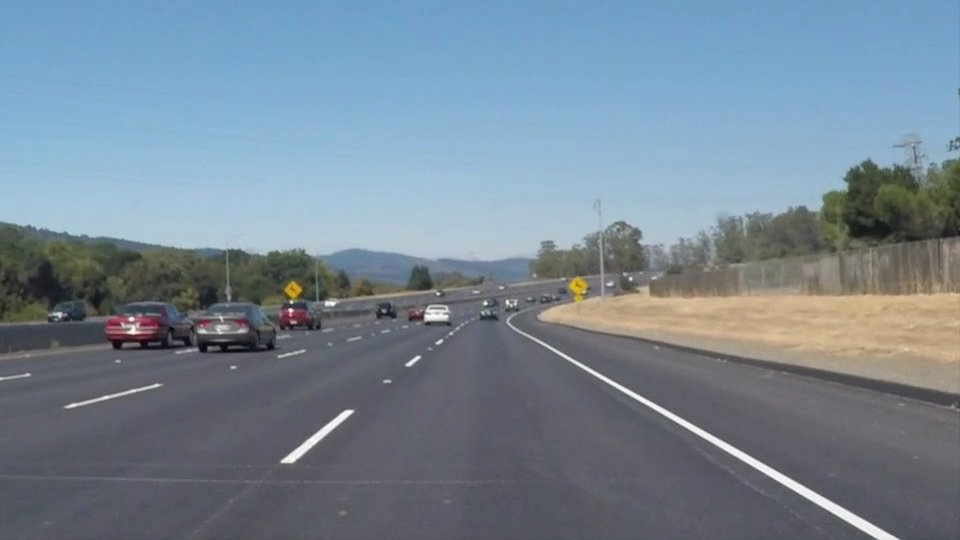
#> input picture CarND-LaneLines-P1/test_images/solidWhiteCurve.jpg, 960 x 540 px; its folder holds only this picture in this run
$ python laneKeep.py
#> lines starting #> are read from the running program, lines starting #| are printed output that depends on the picture; after the words box and inside, x2 and y2 are one past the last pixel; in counts of white or black regions, pixels touching at a corner belong together
import matplotlib.pyplot as plt
import matplotlib.image as mpimg
import numpy as np
import cv2
import os
import imageio
import skimage
# Import everything needed to edit/save/watch video clips
from moviepy.editor import VideoFileClip
from IPython.display import HTML


'''
 parameter setting
'''

gussian_kernel_size = 5   # Gaussian blur kernel size

canny_low_threshold = 50  # Canny edge detection low threshold
canny_high_threshold = 150  # Canny edge detection high threshold

# Hough transform parameters
rho = 2
theta = np.pi / 180
threshold = 15
min_line_len = 40
max_line_gap = 20


gaussian_param = [gussian_kernel_size]
canny_param = [canny_low_threshold, canny_high_threshold]
hough_param = [rho, theta, threshold, min_line_len, max_line_gap]


def process_image(image):
    '''
    :param gussian_param:
    :param canny_param:
    :param vertices:
    :param hough_param:
    :return:
    '''
    '''
    gray
    '''
    gray = grayscale(image)
    '''
    gaussian blur
    '''
    kernel_size = gaussian_param[0]
    blur_gray = gaussian_blur(gray, kernel_size)
    '''
    canny process
    '''
    low_threshold = canny_param[0]
    high_threshold = canny_param[1]
    edges = canny(blur_gray, low_threshold, high_threshold)

    '''
    ROI (region of interest )
    '''
    """estimate the region of interest of image based on the size of it"""
    image_height = image.shape[0]
    image_width = image.shape[1]
    bottom_left = (image_width * 0.1, image_height)
    bottom_right = (image_width * 0.9, image_height)
    top_left = (image_width * 0.46875, image_height * 0.6)
    top_right = (image_width * 0.5625, image_height * 0.6)
    vertices = np.array(
        [[bottom_left, bottom_right, top_right, top_left]],
        dtype=np.int32)
    masked_edges = region_of_interest(edges, vertices)

    '''
    Hough line transform
    '''
    rho = hough_param[0]
    theta = hough_param[1]
    threshold = hough_param[2]
    min_line_len = hough_param[3]
    max_line_gap = hough_param[4]
    h_lines = hough_lines(masked_edges, rho, theta, threshold, min_line_len, max_line_gap)

    '''
    Get the lane image from the hough lines
    '''
    lane_img = get_lane_img(image, h_lines)
    '''
    weighted sumprocess_image
    '''
    result = weighted_img(image, lane_img, 0.8, 1)
    return result


def grayscale(img):
    """Applies the Grayscale transform
    This will return an image with only one color channel
    but NOTE: to see the returned image as grayscale
    (assuming your grayscaled image is called 'gray')
    you should call plt.imshow(gray, cmap='gray')"""
    return cv2.cvtColor(img, cv2.COLOR_RGB2GRAY)
    # Or use BGR2GRAY if you read an image with cv2.imread()
    #return cv2.cvtColor(img, cv2.COLOR_BGR2GRAY)


def canny(img, low_threshold, high_threshold):
    """Applies the Canny transform"""
    return cv2.Canny(img, low_threshold, high_threshold)


def gaussian_blur(img, kernel_size):
    """Applies a Gaussian Noise kernel"""
    return cv2.GaussianBlur(img, (kernel_size, kernel_size), 0)


def region_of_interest(img, vertices):
    """
    Applies an image mask.
    Only keeps the region of the image defined by the polygon
    formed from `vertices`. The rest of the image is set to black.
    """
    # defining a blank mask to start with
    mask = np.zeros_like(img)
    # defining a 3 channel or 1 channel color to fill the mask with depending on the input image
    if len(img.shape) > 2:
        channel_count = img.shape[2]  # i.e. 3 or 4 depending on your image
        ignore_mask_color = (255,) * channel_count
    else:
        ignore_mask_color = 255
    # filling pixels inside the polygon defined by "vertices" with the fill color
    cv2.fillPoly(mask, vertices, ignore_mask_color)
    # returning the image only where mask pixels are nonzero
    masked_image = cv2.bitwise_and(img, mask)
    return masked_image


def draw_lines(img, lanes, color=[255, 0, 0], thickness=8):
    """
    NOTE: this is the function you might want to use as a starting point once you want to
    average/extrapolate the line segments you detect to map out the full
    extent of the lane (going from the result shown in raw-lines-example.mp4
    to that shown in P1_example.mp4).
    Think about things like separating line segments by their
    slope ((y2-y1)/(x2-x1)) to decide which segments are part of the left
    line vs. the right line.  Then, you can average the position of each of
    the lines and extrapolate to the top and bottom of the lane.
    This function draws `lines` with `color` and `thickness`.
    Lines are drawn on the image inplace (mutates the image).
    If you want to make the lines semi-transparent, think about combining
    this function with the weighted_img() function below
    """
    left_lane = lanes[0]
    right_lane = lanes[1]
    cv2.line(img, left_lane[0], left_lane[1], color, thickness)
    cv2.line(img, right_lane[0], right_lane[1], color, thickness)


def filter_bad_lines(lines, threshold):
    """
    ROI中图像经过霍夫线变换之后,会识别出很多直线,对于正确的车道线,其斜率应该近似.
    该函数会过滤掉一些干扰的直线
    """
    slope = [(y2 - y1) / (x2 - x1) for line in lines for x1, y1, x2, y2 in line]
    while len(lines) > 0:
        mean = np.mean(slope)
        diff = [abs(s - mean) for s in slope]
        idx = np.argmax(diff)
        if diff[idx] > threshold:
            slope.pop(idx)
            lines.pop(idx)
        else:
            break


def calc_lane_vertice(points, ymin, ymax):
    x = [p[0] for p in points]
    y = [p[1] for p in points]
    fit = np.polyfit(y, x, 1)
    fit_fn = np.poly1d(fit)
    xmin = int(fit_fn(ymin))
    xmax = int(fit_fn(ymax))
    return [(xmin, ymin), (xmax, ymax)]


def hough_lines_2_lane_lines(lines, bottom_height, top_height):
    '''
    这里主要想将霍尔线变化识别出的多条直线构造成两条车道线。
    改进方法可以考虑通过直线拟合polyfit()来构造直线
    :param lines: 图像做霍尔线变换后的线
    :return: 处理好后的两个车道
    '''
    '''
    seperate the lines into left group and right group,
    '''
    left_lines = []
    right_lines = []
    for line in lines:
        for x1, y1, x2, y2 in line:
            fit = np.polyfit((x1, x2), (y1, y2), 1)
            if fit[0] < -0.5:
                left_lines.append(line)
            elif fit[0] > 0.5:
                right_lines.append(line)
    if(len(left_lines) <= 0 or len(right_lines) <= 0):
        return None
    """ filtrate the bad lines """
    filter_bad_lines(left_lines, 0.1)
    filter_bad_lines(right_lines, 0.1)
    left_points = [(x1, y1) for line in left_lines for x1, y1, x2, y2 in line]
    left_points = left_points + [(x2, y2) for line in left_lines for x1, y1, x2, y2 in line]
    right_points = [(x1, y1) for line in right_lines for x1, y1, x2, y2 in line]
    right_points = right_points + [(x2, y2) for line in right_lines for x1, y1, x2, y2 in line]
    left_lane_vtx = calc_lane_vertice(left_points, bottom_height, top_height)
    right_lane_vtx = calc_lane_vertice(right_points, bottom_height, top_height)
    return [left_lane_vtx, right_lane_vtx]


def hough_lines(img, rho, theta, threshold, min_line_len, max_line_gap):
    """
    `img` should be the output of a Canny transform.
    Returns an image with hough lines drawn.
    """
    lines = cv2.HoughLinesP(img, rho, theta, threshold, np.array([]), minLineLength=min_line_len,
                            maxLineGap=max_line_gap)
    return lines


def get_lane_img(img, hough_lines):
    line_img = np.zeros((img.shape[0], img.shape[1], 3), dtype=np.uint8)
    img_height = img.shape[0]
    lanes = hough_lines_2_lane_lines(hough_lines, int(img_height), int(img_height * 0.6))
    if lanes:
        draw_lines(line_img, lanes)
    return line_img


def weighted_img(img, initial_img, α=0.8, β=1., γ=0.):
    """
    `img` is the output of the hough_lines(), An image with lines drawn on it.
    Should be a blank image (all black) with lines drawn on it.
    `initial_img` should be the image before any processing.
    The result image is computed as follows:
    initial_img * α + img * β + γ
    NOTE: initial_img and img must be the same shape!
    """
    return cv2.addWeighted(initial_img, α, img, β, γ)


def image_test(input_dir, output_dir):

#> called with input_dir = 'CarND-LaneLines-P1/test_images/', output_dir = 'CarND-LaneLines-P1/test_images_output/'
    if not os.path.exists(input_dir):
        print("input dir not found")
        exit(1)
    if not os.path.exists(output_dir):
        os.mkdir(output_dir)

    file_names = os.listdir(input_dir)
    for file_name in file_names:

        image = mpimg.imread(input_dir + file_name)
#> image is the input picture: shape (540, 960, 3); mean R, G, B 118.5, 134.5, 148.1
        processed_img = process_image(image)
#> in grayscale, `return cv2.cvtColor(img, cv2.COLOR_RGB2GRAY)`:
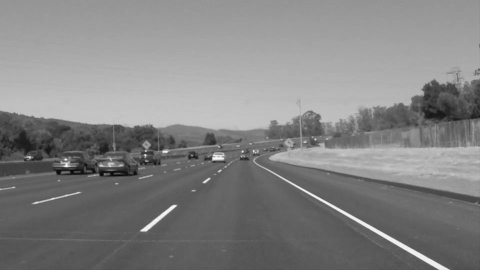
#> returned value: shape (540, 960) (shown at 1/2 size); min 5, max 255, mean 131.2
#> in canny, `return cv2.Canny(img, low_threshold, high_threshold)`:
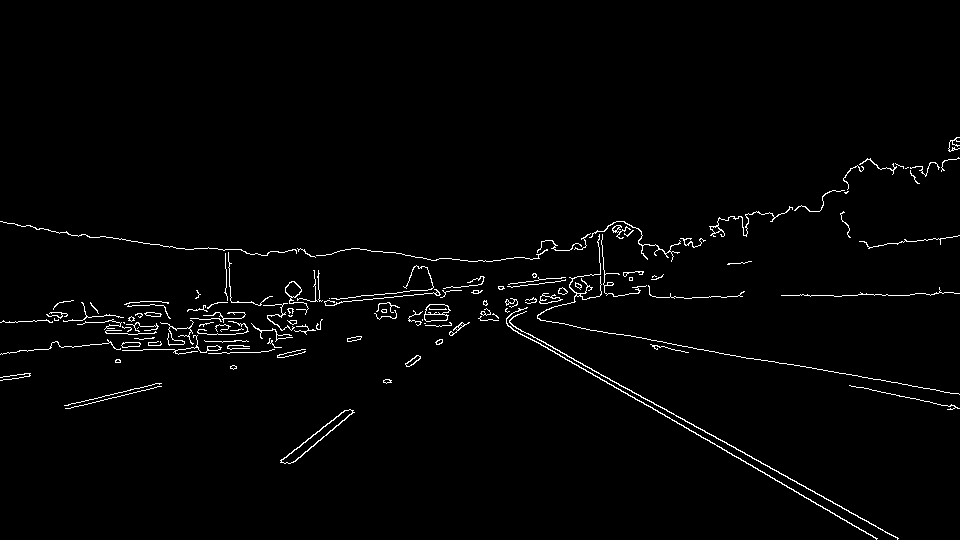
#> returned value: shape (540, 960); 1.7% white in thin lines or dots, all inside (x1, y1, x2, y2) = (0, 137, 960, 540)
#> in region_of_interest, `cv2.fillPoly(mask, vertices, ignore_mask_color)`:
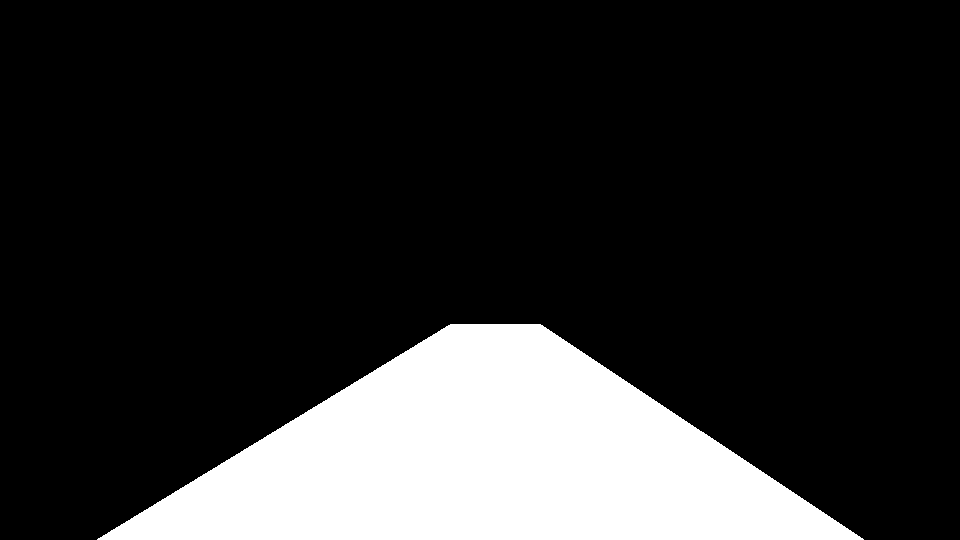
#> mask: shape (540, 960); 17.9% white; 1 white region, box (x1, y1, x2, y2) and area: (97, 324, 864, 540) 92787
#> in region_of_interest, `masked_image = cv2.bitwise_and(img, mask)`:
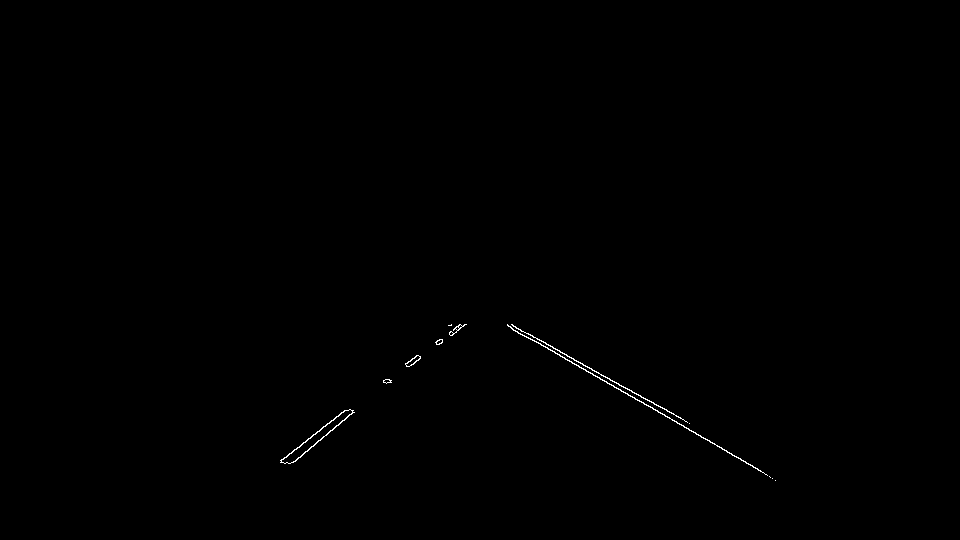
#> masked_image: shape (540, 960); 0.21% white in thin lines or dots, all inside (x1, y1, x2, y2) = (280, 324, 776, 481)
#> in hough_lines, `lines = cv2.HoughLinesP(img, rho, theta, threshold, np.array([]), minL..`: lines = [[534, 340, 766, 474], [512, 324, 683, 419], [384, 382, 465, 324], [293, 462, 353, 412], [281, 460, 345, 410], [511, 324, 689, 423], [507, 325, 565, 359], [405, 363, 459, 325], [414, 363, 464, 325], [289, 463, 352, 412], [532, 339, 600, 379], [732, 455, 772, 478]]
#> in process_image, `h_lines = hough_lines(masked_edges, rho, theta, threshold, min_line_le..`: h_lines has the same summary as lines in hough_lines
#> the loop in hough_lines_2_lane_lines, `for line in lines:` made 12 passes
#> after the loop in hough_lines_2_lane_lines, `for line in lines:`: left_lines = [[[384, 382, 465, 324]], [[293, 462, 353, 412]], [[281, 460, 345, 410]], [[405, 363, 459, 325]], [[414, 363, 464, 325]], [[289, 463, 352, 412]]]; right_lines = [[[534, 340, 766, 474]], [[512, 324, 683, 419]], [[511, 324, 689, 423]], [[507, 325, 565, 359]], [[532, 339, 600, 379]], [[732, 455, 772, 478]]]
#> in filter_bad_lines, `slope = [(y2 - y1) / (x2 - x1) for line in lines for x1, y1, x2, y2 in..`: slope = [-0.716, -0.833, -0.781, -0.704, -0.76, -0.81]
#> the loop in filter_bad_lines, `while len(lines) > 0:` made 1 pass
#> (mean, diff, idx) on pass 1: (-0.767, [0.0513, 0.066, 0.0139, 0.0636, 0.00731, 0.0422], 1)
#> after the loop in filter_bad_lines, `while len(lines) > 0:`: lines has the same summary as left_lines in hough_lines_2_lane_lines
#> the loop in filter_bad_lines (call 2), `while len(lines) > 0:` made 1 pass
#> (mean, diff, idx) on pass 1: (0.573, [0.00446, 0.0176, 0.0169, 0.0131, 0.0151, 0.00187], 1)
#> in hough_lines_2_lane_lines, `left_points = [(x1, y1) for line in left_lines for x1, y1, x2, y2 in l..`: left_points = [(384, 382), (293, 462), (281, 460), (405, 363), (414, 363), (289, 463)]
#> in hough_lines_2_lane_lines, `left_points = left_points + [(x2, y2) for line in left_lines for x1, y..`: left_points = [(384, 382), (293, 462), (281, 460), (405, 363), (414, 363), (289, 463), (465, 324), (353, 412), (345, 410), (459, 325), (464, 325), (352, 412)]
#> in hough_lines_2_lane_lines, `right_points = [(x1, y1) for line in right_lines for x1, y1, x2, y2 in..`: right_points = [(534, 340), (512, 324), (511, 324), (507, 325), (532, 339), (732, 455)]
#> in hough_lines_2_lane_lines, `right_points = right_points + [(x2, y2) for line in right_lines for x1..`: right_points = [(534, 340), (512, 324), (511, 324), (507, 325), (532, 339), (732, 455), (766, 474), (683, 419), (689, 423), (565, 359), (600, 379), (772, 478)]
#> in calc_lane_vertice, `x = [p[0] for p in points]`: x = [384, 293, 281, 405, 414, 289, 465, 353, 345, 459, 464, 352]
#> in calc_lane_vertice, `y = [p[1] for p in points]`: y = [382, 462, 460, 363, 363, 463, 324, 412, 410, 325, 325, 412]
#> in calc_lane_vertice, `fit = np.polyfit(y, x, 1)`: fit = [-1.27, 873.1]
#> in calc_lane_vertice, `xmin = int(fit_fn(ymin))`: xmin = 186
#> in calc_lane_vertice, `xmax = int(fit_fn(ymax))`: xmax = 461
#> in hough_lines_2_lane_lines, `left_lane_vtx = calc_lane_vertice(left_points, bottom_height, top_heig..`: left_lane_vtx = [(186, 540), (461, 324)]
#> in hough_lines_2_lane_lines, `right_lane_vtx = calc_lane_vertice(right_points, bottom_height, top_he..`: right_lane_vtx = [(883, 540), (508, 324)]
#> in get_lane_img, `lanes = hough_lines_2_lane_lines(hough_lines, int(img_height), int(img..`: lanes = [[(186, 540), (461, 324)], [(883, 540), (508, 324)]]
#> in draw_lines, `left_lane = lanes[0]`: left_lane = [(186, 540), (461, 324)]
#> in draw_lines, `right_lane = lanes[1]`: right_lane = [(883, 540), (508, 324)]
#> in draw_lines, `cv2.line(img, right_lane[0], right_lane[1], color, thickness)`:
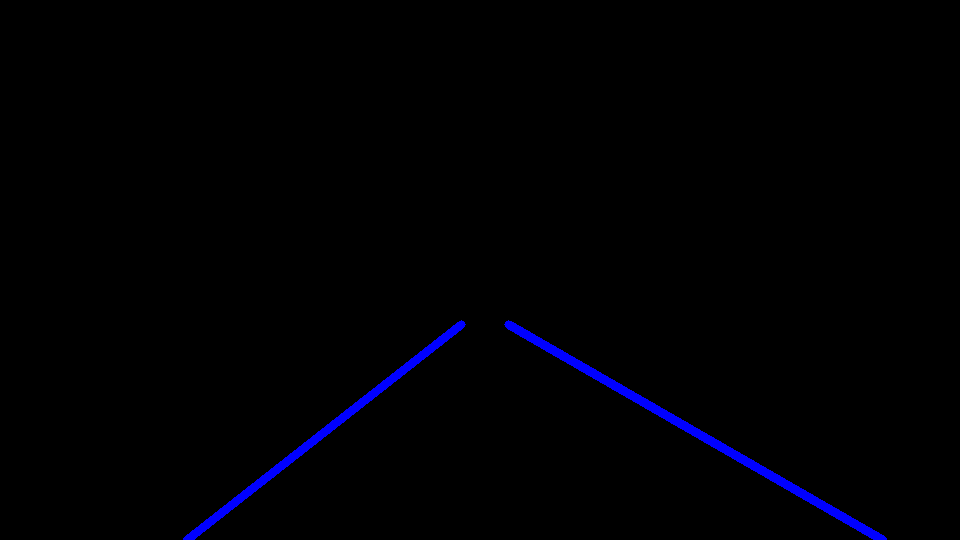
#> img: shape (540, 960, 3); mean of channels 0, 1, 2 3.3, 0, 0; drawn as B, G, R
#> in weighted_img, `return cv2.addWeighted(initial_img, α, img, β, γ)`:
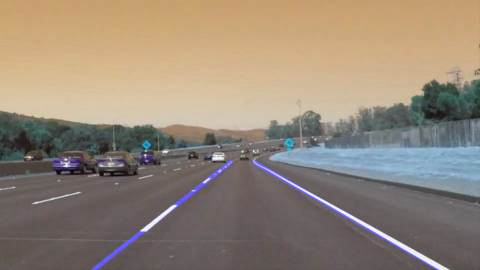
#> returned value: shape (540, 960, 3) (shown at 1/2 size); mean of channels 0, 1, 2 119.9, 134.5, 148.1; drawn as B, G, R

        mpimg.imsave(output_dir + file_name, processed_img, format='jpg')
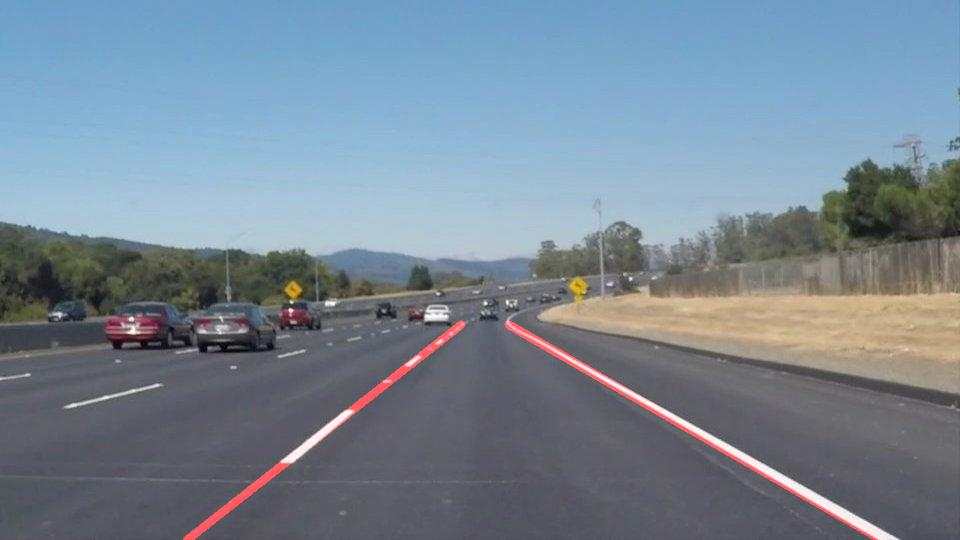
#> saved as solidWhiteCurve.jpg: shape (540, 960, 3); mean R, G, B 119.9, 134.5, 148.3

        """
        image = cv2.imread(input_dir + file_name)
        processed_img = process_image(image, gaussian_param, canny_param, hough_param)
        cv2.imwrite(output_dir + file_name, processed_img)
        """


def video_test(input_file, output_file):

    clip1 = VideoFileClip(input_file)
    white_clip = clip1.fl_image(process_image) #NOTE: this function expects color images!!
    white_clip.write_videofile(output_file, audio=False)


if __name__ == "__main__":

    image_test("CarND-LaneLines-P1/test_images/", 'CarND-LaneLines-P1/test_images_output/')

    video_test("CarND-LaneLines-P1/test_videos/solidWhiteRight.mp4",
               'CarND-LaneLines-P1/test_videos_output/solidWhiteRight.mp4')
#> (the call stopped at in video_test, `clip1 = VideoFileClip(input_file)`: moviepy is not available in this run)

    video_test("CarND-LaneLines-P1/test_videos/solidYellowLeft.mp4",
               'CarND-LaneLines-P1/test_videos_output/solidYellowLeft.mp4')
#> (the call stopped at in video_test, `clip1 = VideoFileClip(input_file)`: moviepy is not available in this run)

    video_test("CarND-LaneLines-P1/test_videos/challenge.mp4",
               'CarND-LaneLines-P1/test_videos_output/challenge.mp4')
#> (the call stopped at in video_test, `clip1 = VideoFileClip(input_file)`: moviepy is not available in this run)


    """
    #raw_image = imageio.get_reader('CarND-LaneLines-P1/test_videos/challenge.avi')
    raw_image = imageio.get_reader('CarND-LaneLines-P1/test_videos/solidYellowLeft.avi')
    #raw_image = imageio.get_reader('CarND-LaneLines-P1/test_videos/solidWhiteRight.avi')


    for i, img in enumerate(raw_image):
        frame = skimage.img_as_ubyte(img, True)
        line_keep_image = process_image(frame)


        # because the color of cv image follow as b,g, r, so we should translate the b,g,r to r,g,b
        b, g, r = cv2.split(line_keep_image)
        line_keep_image_rgb = cv2.merge([r, g, b])
        cv2.imshow('frame', line_keep_image_rgb)
        cv2.waitKey(0)
    """
